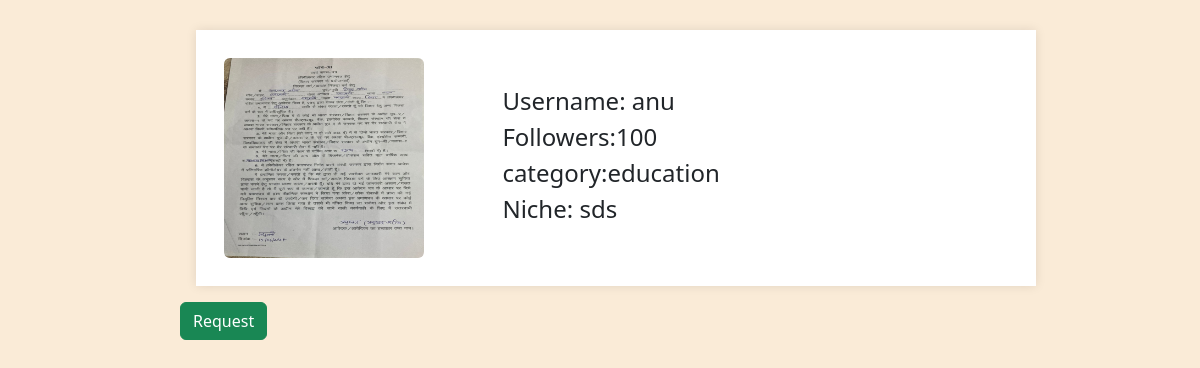
Page /sponser/request/5 on the earlier database version.
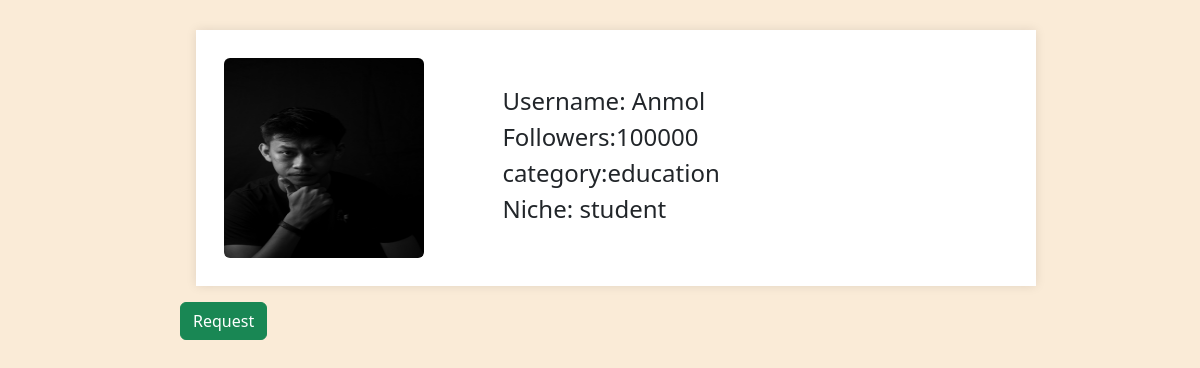
Same page on the later database version.
### app.py (models this page shows)
class influencer(db.Model):
    __tablename__='influcener'
    influencer_id=db.Column(db.Integer,primary_key=True,autoincrement=True)
    name=db.Column(db.String,db.ForeignKey(user.username))
    Category=db.Column(db.String)
    Niche=db.Column(db.String)
    reach=db.Column(db.Integer)
    user_id=db.Column(db.Integer,db.ForeignKey(user.user_id))
    photo_path = db.Column(db.String)

### app.py (the view)
@app.route("/sponser/request/<int:id>",methods=["GET"])
def adreq(id):
    print(id)
    data=db.session.query(influencer).filter(influencer.user_id==id).first()
    return render_template("ad_user.html",data=data,id=id)

### templates/ad_user.html (shortened to what this page needs)
<!DOCTYPE html>
<html lang="en">
<head>
    <link href="https://cdn.jsdelivr.net/npm/bootstrap@5.3.3/dist/css/bootstrap.min.css" rel="stylesheet">
    <link rel="stylesheet" href="\static\style.css">
</head>
<body class="deta">
    <div class="m-3">
        <div >
            <img id="photoss" class="rounded float-start" src="{{ url_for('static', filename='uploads/' ~ data.photo_path) }}">
        </div>
        <div class="imp">
            Username: {{data.name}}<br>
            Followers:{{data.reach}}<br>
            category:{{data.Category}}<br>
            Niche: {{data.Niche}}<br>
        </div>
    </div>
    <a class="btn btn-success" href="/sponser/adreq_sent/{{id}}">Request</a>
</body>
</html>

### static/style.css (style rules this page uses)
* { font-family:Tahoma, Geneva, Verdana, sans-serif; height: auto; }
.deta { margin-left: 15%; margin-right: 15%; background-color: antiquewhite; margin-top: 30px; }
.m-3 { border: 8px solid white; background-color: white; padding: 20px; box-shadow: 0 0 10px rgba(0, 0, 0, 0.1); width: 100%; margin-right: 500px; display: flex; }
.imp { margin-top: 25px; margin-left: 10%; font-family:'Segoe UI', Tahoma, Geneva, Verdana, sans-serif; font-size: x-large; }
.float-start { display: flex; width: 200px; height: 200px; }

Differences in the rows shown:
no longer on this page (row edited): influencer: photo_path (picture), name "anu", reach "100", Category "education", Niche "sds"
now on this page (row edited): influencer: photo_path (picture), name "Anmol", reach "100000", Category "education", Niche "student"
